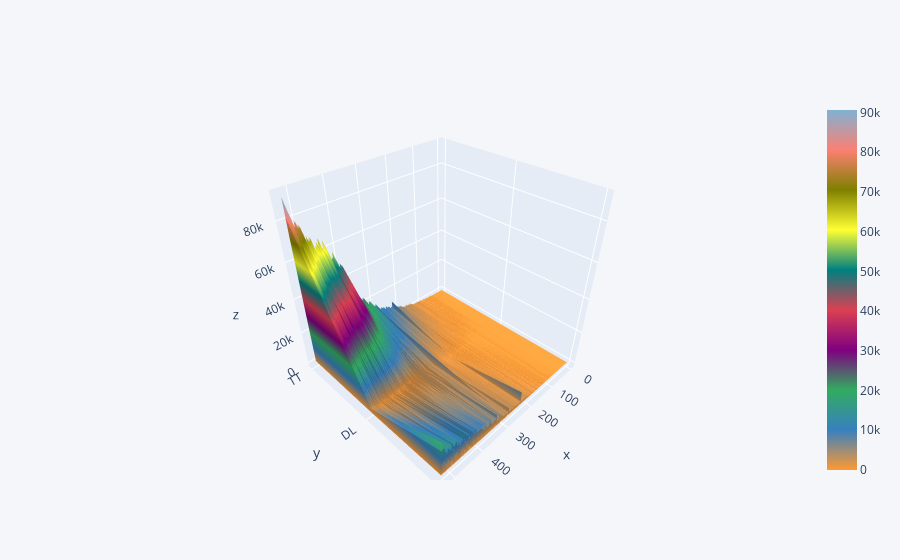

This figure's notebook cell:
### Code cell
df[['TT','DL','MH']].iplot(kind='surface')

### Figure 1 — Plotly figure (JSON) as saved in the notebook; plotly's stock layout.template omitted (floating-point values rounded to 4 significant figures; data arrays with more than 128 entries replaced by an {"elided": "..."} marker saying what was removed)
{"data": [{"colorscale": [[0, "rgb(255, 153, 51)"], [0.1111, "rgb(55, 128, 191)"], [0.2222, "rgb(50, 171, 96)"], [0.3333, "rgb(128, 0, 128)"], [0.4444, "rgb(219, 64, 82)"], [0.5556, "rgb(0, 128, 128)"], [0.6667, "rgb(255, 255, 51)"], [0.7778, "rgb(128, 128, 0)"], [0.8889, "rgb(251, 128, 114)"], [1, "rgb(128, 177, 211)"]], "type": "surface", "x": {"elided": "528 int values"}, "y": ["TT", "DL", "MH"], "z": {"elided": "3x528 int values"}}], "layout": {"legend": {"bgcolor": "#F5F6F9", "font": {"color": "#4D5663"}}, "paper_bgcolor": "#F5F6F9", "plot_bgcolor": "#F5F6F9", "title": {"font": {"color": "#4D5663"}}, "xaxis": {"gridcolor": "#E1E5ED", "showgrid": true, "tickfont": {"color": "#4D5663"}, "title": {"font": {"color": "#4D5663"}, "text": ""}, "zerolinecolor": "#E1E5ED"}, "yaxis": {"gridcolor": "#E1E5ED", "showgrid": true, "tickfont": {"color": "#4D5663"}, "title": {"font": {"color": "#4D5663"}, "text": ""}, "zerolinecolor": "#E1E5ED"}}}
